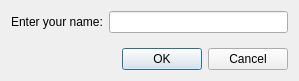
<?xml version="1.0" encoding="UTF-8"?>
<ui version="4.0">
 <class>AddUserDialog</class>
 <widget class="QDialog" name="AddUserDialog">
  <property name="geometry">
   <rect>
    <x>0</x>
    <y>0</y>
    <width>299</width>
    <height>81</height>
   </rect>
  </property>
  <property name="windowTitle">
   <string>User adding</string>
  </property>
  <layout class="QVBoxLayout" name="verticalLayout_2">
   <item>
    <layout class="QVBoxLayout" name="verticalLayout">
     <item>
      <layout class="QHBoxLayout" name="horizontalLayout">
       <item>
        <widget class="QLabel" name="label">
         <property name="text">
          <string>Enter your name:</string>
         </property>
        </widget>
       </item>
       <item>
        <widget class="QLineEdit" name="userNameInput">
         <property name="minimumSize">
          <size>
           <width>125</width>
           <height>0</height>
          </size>
         </property>
        </widget>
       </item>
      </layout>
     </item>
     <item>
      <spacer name="verticalSpacer">
       <property name="orientation">
        <enum>Qt::Vertical</enum>
       </property>
       <property name="sizeHint" stdset="0">
        <size>
         <width>20</width>
         <height>40</height>
        </size>
       </property>
      </spacer>
     </item>
     <item>
      <widget class="QDialogButtonBox" name="buttonBox">
       <property name="standardButtons">
        <set>QDialogButtonBox::Cancel|QDialogButtonBox::Ok</set>
       </property>
      </widget>
     </item>
    </layout>
   </item>
  </layout>
 </widget>
 <resources/>
 <connections/>
</ui>
